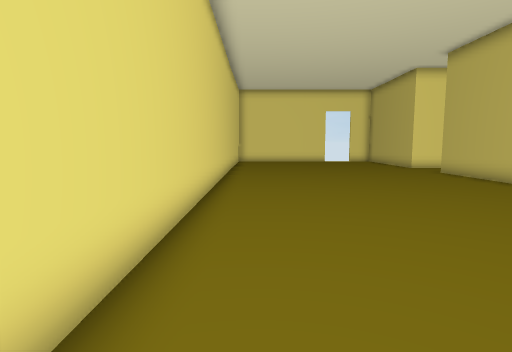
[1] (above)

19 first-person views from a walk through a scene from a Unity 3-D project. The camera is 1.4 m above the floor, tilts 6° down and sees 80° across. The floor is counted in squares, 1 m on a side. Each view is taken from the middle of a square. On the plan, view 1 faces up. The plan holds only what a view shows up to about 14 squares ahead; the rest is blank. Door leaves are left out, so doorways stand open.

[2]
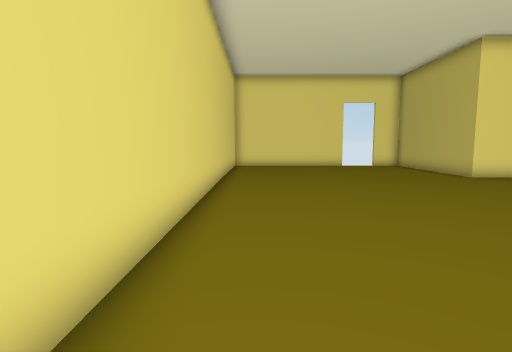

[3]
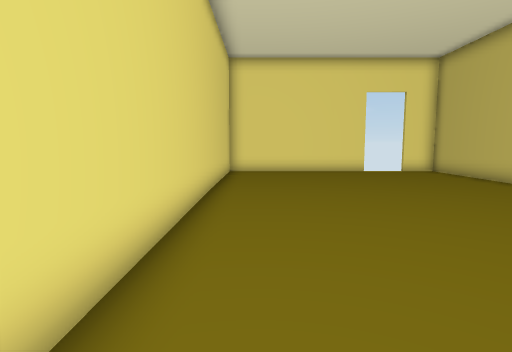

[4]
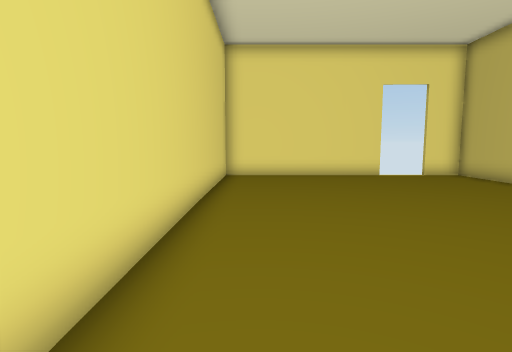

[5]
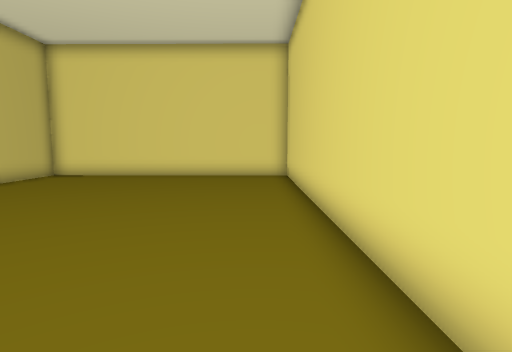

[6]
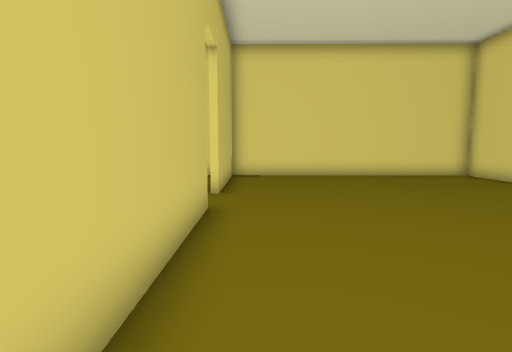

[7]
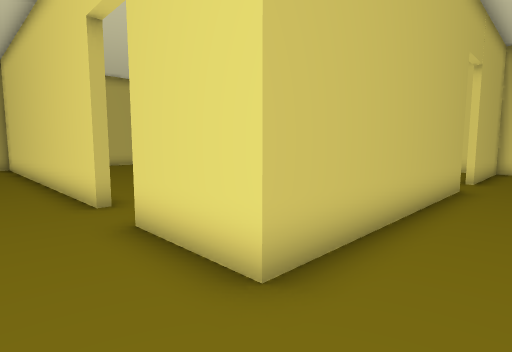

[8]
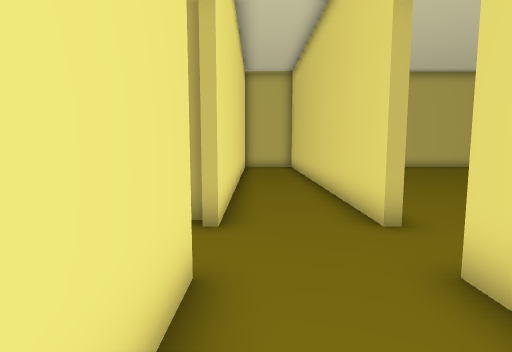

[9]
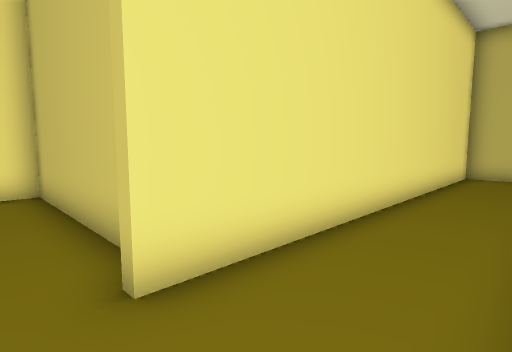

[10]
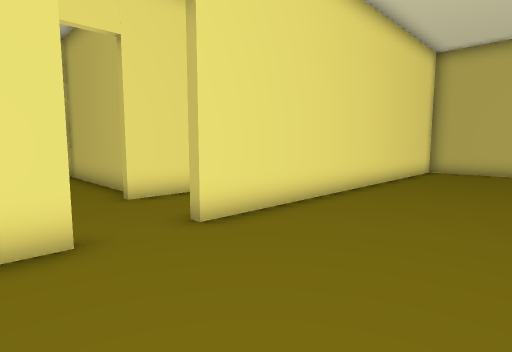

[11]
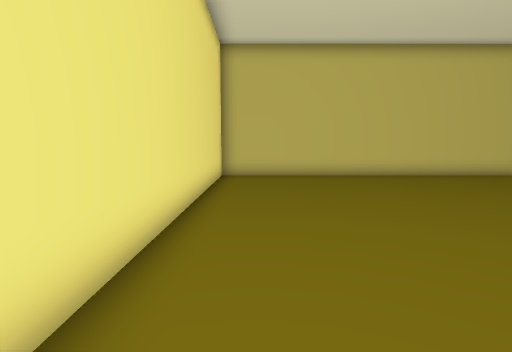

[12]
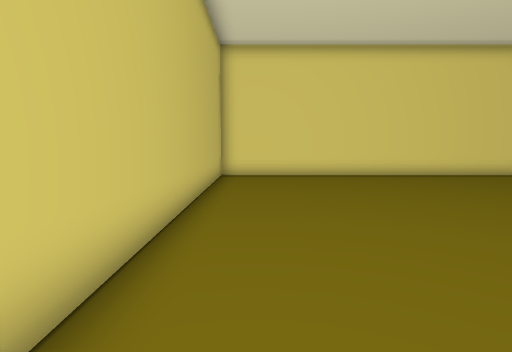

[13]
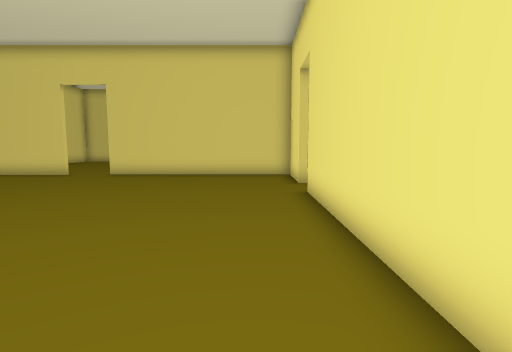

[14]
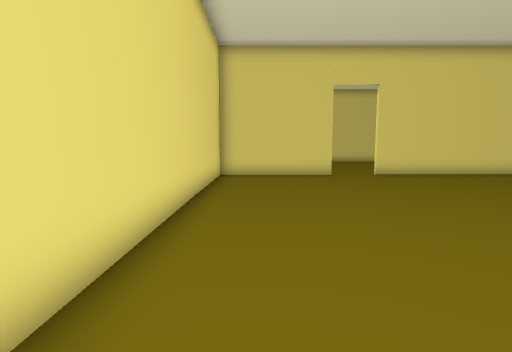

[15]
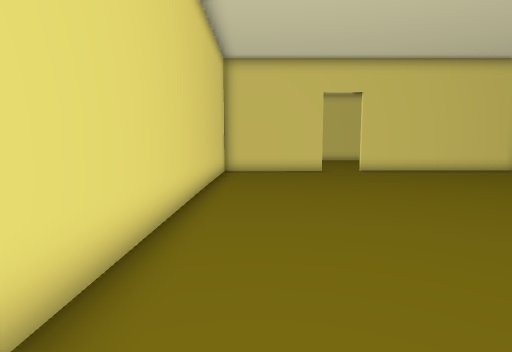

[16]
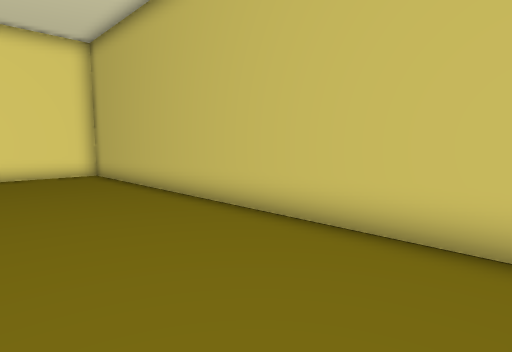

[17]
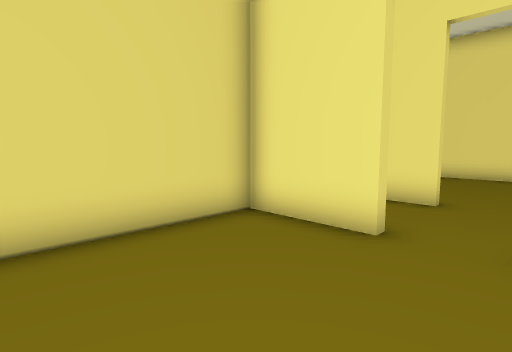

[18]
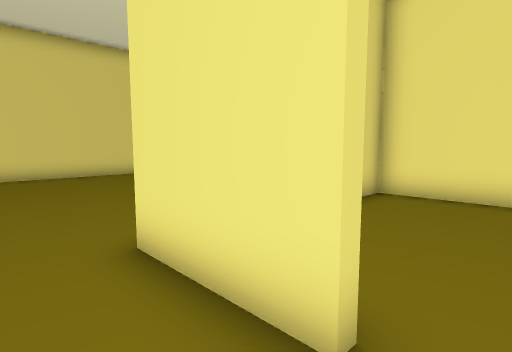

[19]
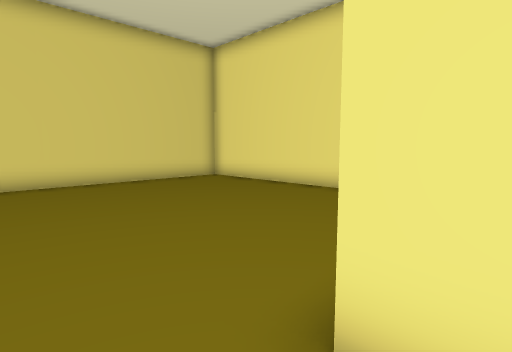

### Floor plan
Ten units are one square. View 1 is at (0, 0); x grows to the right and y downward. Boxes are objects, and circles mark ways between rooms. Rooms are numbered by the first view taken in them; rooms with no view inside come last. Other rooms are left out.
<svg viewBox="-19 -255 300 267">
<path fill="none" stroke="#000" d="M91 -64 90 -149 121 -148M122 -177 90 -177 90 -247 75 -247M141 -145 141 -148 248 -147M56 -247 -14 -246 -14 7 91 7 91 -45M275 -162 275 -175 140 -176M93 -45 93 7 276 7 275 -145 141 -145M121 -145 93 -145 93 -64M145 -180 146 -247 93 -247 93 -236"/>
<circle cx="135" cy="-150" r="3" fill="#2a7"/>
<circle cx="85" cy="-45" r="3" fill="#2a7"/>
<circle cx="90" cy="-60" r="3" fill="#2a7"/>
<circle cx="130" cy="-180" r="3" fill="#2a7"/>
<text x="60" y="-130">1</text>
<text x="190" y="-70">2</text>
<text x="120" y="-220">3</text>
</svg>
Room 1 opens to room 2. Room 1 opens to room 3.

Where each view was taken, in squares from view 1:
view 1: 0 up, 0 right, facing up
view 2: 5 up, 0 right, facing up
view 3: 9 up, 0 right, facing up
view 4: 11 up, 0 right, facing up
view 5: 13 up, 0 right, facing down
view 6: 13 up, 8 right, facing down
view 7: 17 up, 7 right, facing down-right
view 8: 17 up, 9 right, facing right
view 9: 15 up, 13 right, facing up-right
view 10: 10 up, 11 right, facing up-right
view 11: 13 up, 14 right, facing right
view 12: 13 up, 26 right, facing down
view 13: 13 up, 23 right, facing left
view 14: 1 up, 23 right, facing left
view 15: 1 up, 25 right, facing left
view 16: 0 up, 23 right, facing up-right
view 17: 10 up, 14 right, facing up-left
view 18: 16 up, 13 right, facing up-left
view 19: 16 up, 10 right, facing up-left
